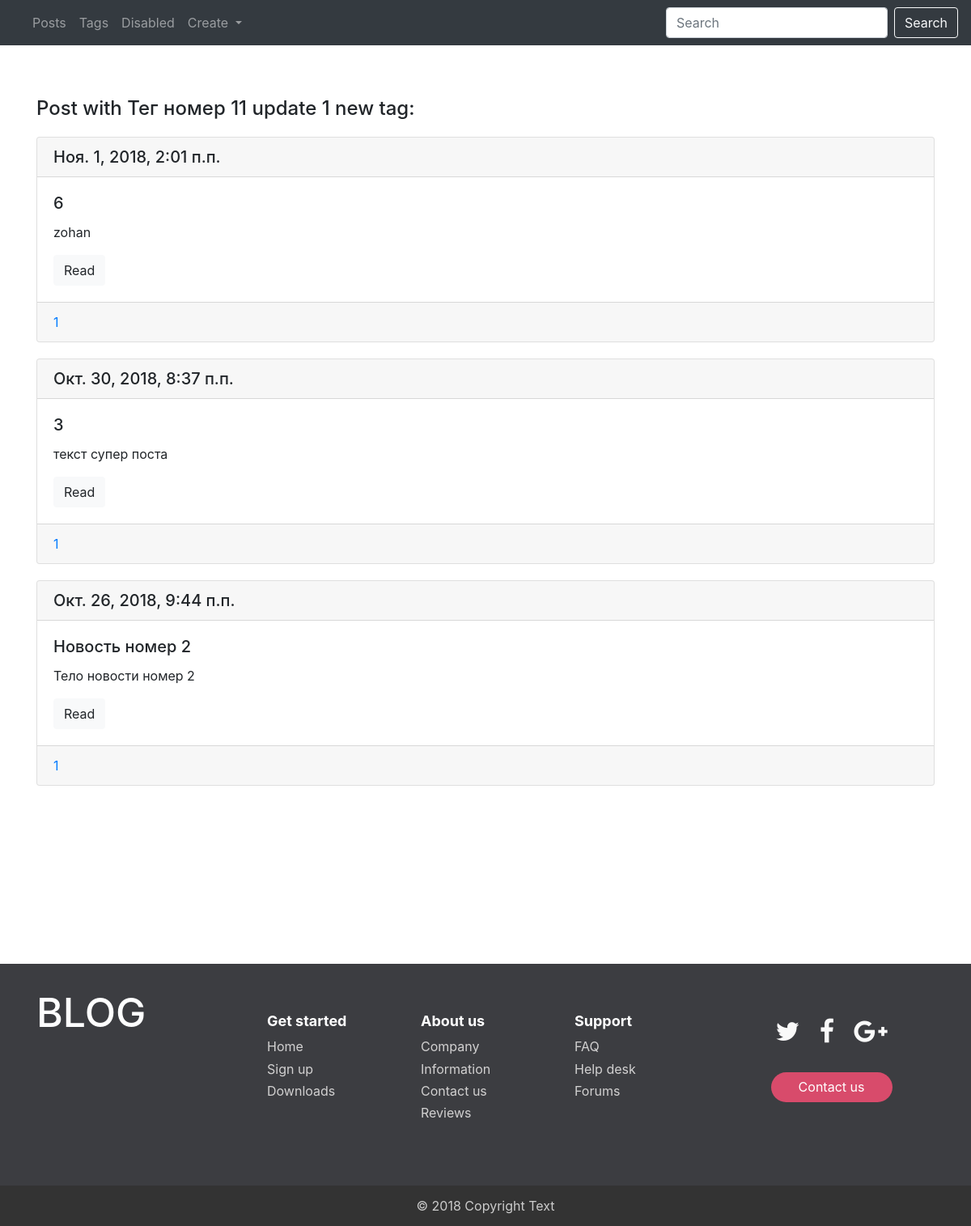
/blog/tag/1/, run on the app's committed database.
### myblog/models.py (models this page shows, shortened)
class Tag(models.Model):
    title = models.CharField(max_length=150, db_index=True)  # db_index=True - индексация для более быстрого поиска
    def get_absolute_url(self):
        return reverse("tag_detail_url", kwargs={"pk": self.pk})
    class Meta:
        verbose_name = "Тег"
        verbose_name_plural = "Теги"
        ordering = ("id",)  # отсортировали так что новые вверху

class Post(models.Model):
    tags_to_post = models.ManyToManyField('Tag', blank=True, related_name="posts_to_tag") # blank=True- полк может быть пустым,
    title = models.CharField(max_length=150, db_index=True) # db_index=True - индексация для более быстрого поиска
    body = models.TextField(blank=True, db_index=True) # blank=True- полк может быть пустым, db_index=True - индексация для более быстрого поиска
    date_pub = models.DateTimeField(auto_now_add=True) # auto_now_add=True - текуущее время при сохранении в базу,
    def get_absolute_url(self):  # метод который возвращает ссылку на конкретный обьет класса, передаем url шаблона и словарь
        return reverse("post_detail_url", kwargs={"pk": self.pk})  # в словарь в качестве ключа получает поле,
    class Meta:
        verbose_name = "Новость"
        verbose_name_plural = "Новости"
        ordering = ("-date_pub",)  # отсортировали так что новые вверху

### myblog/views.py (the view)
# urls.py: path('tag/<pk>/', TagDetailView.as_view(), name="tag_detail_url"),
class TagDetailView(DetailView):
    model = Tag
    template_name = "blog/tagdetail.html"

### myblog/templates/blog/tagdetail.html (shortened to what this page needs)
{% extends "blog/base.html" %}
    {% block y %}
        <h4 style="margin-bottom: 20px"> Post with {{ tag.title }} tag:</h4>
        {% for post in tag.posts_to_tag.all %}
            {% include "blog/includes/include_card.html" %}
        {% endfor %}
    {% endblock %}

### myblog/templates/blog/includes/include_card.html
<div class="card" style="margin-bottom: 20px;">
    <h5 class="card-header">{{ post.date_pub }}</h5>
    <div class="card-body">
        <h5 class="card-title"> {{ post.title }} </h5>
        <p class="card-text"> {{ post.body|truncatewords:15 }} </p>
        <a href="{{ post.get_absolute_url }}" class="btn btn-light">Read</a>
    </div>
    <div class="card-footer text-muted">
        {% for tag in post.tags_to_post.all %}
            <a href="{{ tag.get_absolute_url }}">{{ tag.pk }}</a>
        {% endfor %}
    </div>
</div>

### myblog/static/css/styles.css (style rules this page uses)
html { height: 100%; }

### data on the page
Tag: title "Тег номер 11 update 1 new", pk "1"
Post: date_pub "Ноя. 1, 2018, 2:01 п.п.", title "6", body "zohan"
Post: date_pub "Окт. 30, 2018, 8:37 п.п.", title "3", body "текст супер поста"
Post: date_pub "Окт. 26, 2018, 9:44 п.п.", title "Новость номер 2", body "Тело новости номер 2"
